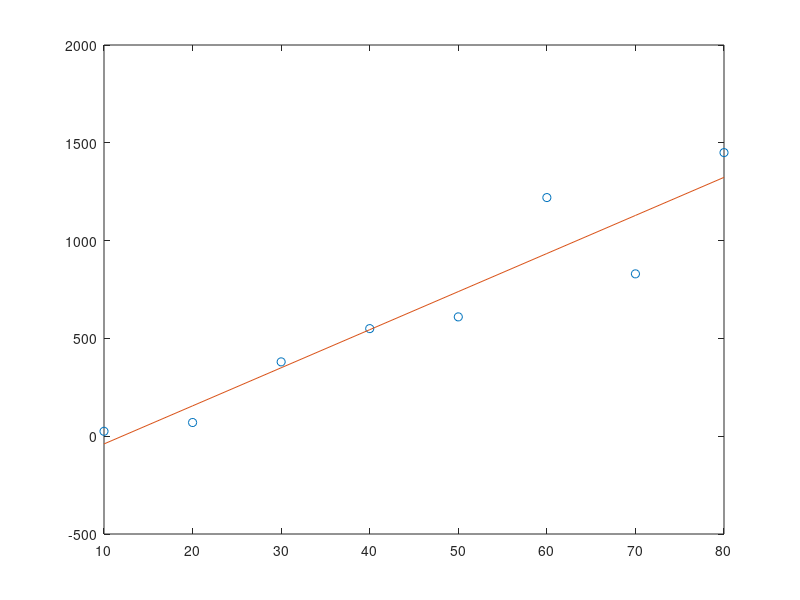

Here is the MATLAB script that generated this plot:
clear all
close all

x = 10: 10: 80;
y = [25 70 380 550 610 1220 830 1450];
n = length(x);

xx = x.*x;
xy = x.*y;

a1 = (n * sum(xy) - sum(x) * sum(y)) / (n * sum(xx) - sum(x) ^ 2)
a0 = mean(y) - a1 * mean(x)

figure(1);
plot(x, y, 'o');
hold on;

% 0: 90;
xr = 10: 10: 80;
yr = a0 + a1.*xr;
plot(xr, yr);

x = x.';
y = y.';

z = [ones(n, 1) x];
a = inv(z' * z) * z' * y

St = sum((y - mean(y)).^2)
Sr = sum((y - yr'.^2))

% r square
r2 = 1 - Sr / St
syx = sqrt(Sr / (length(x) - length(a)))